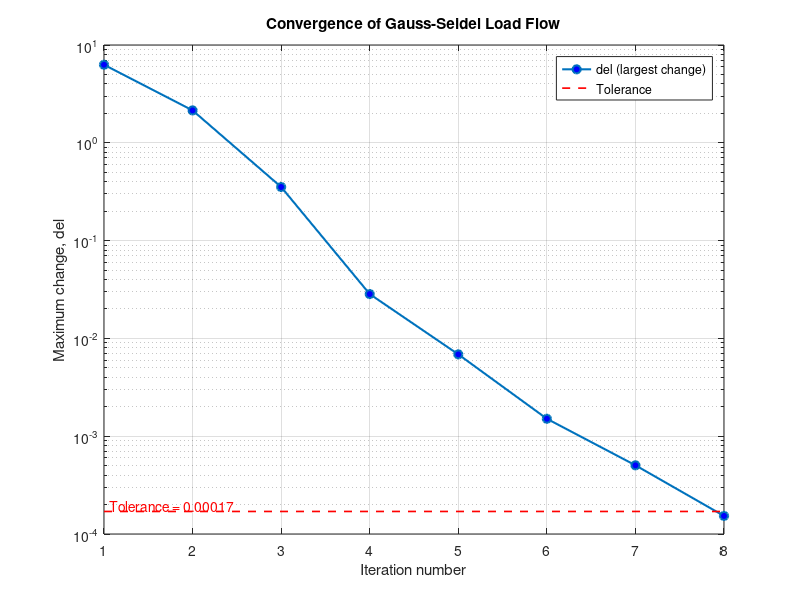
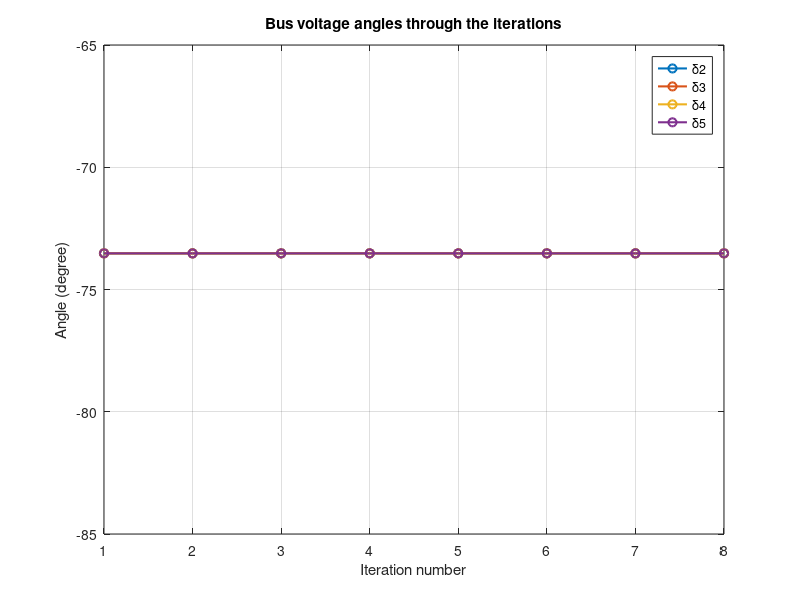

The MATLAB source for these figures, in order:
clear; clc; close all;

no_bus=input('Total no of bus is: ')

P = zeros(1,no_bus); Q = zeros(1,no_bus);
V = zeros(1,no_bus); delta = zeros(1,no_bus);

for i = 1:no_bus
 fprintf(sprintf('--- Bus %d ---\n', i));
 P(i) = input(sprintf('P(%d) in pu (type inf if unknown): ', i));
 Q(i) = input(sprintf('Q(%d) in pu (type inf if unknown): ', i));
 V(i) = input(sprintf('V(%d) in pu (type inf if unknown): ', i));
 delta(i) = input(sprintf('delta(%d) in rad (type inf if unknown): ', i));
 end


V(isinf(V)) = 1;
delta(isinf(delta)) = 0;
 Vc = V .* exp(1j*delta); 

 % Safety check:
for i = 2:no_bus
 if isinf(P(i))
 error(['Bus %d: P was entered as inf, but only the slack bus ' ...
'(bus 1) may have an unknown P. Every PV/PQ bus needs a ' ...
 'real P value -- re-run and enter the actual number.'], i);
 end
 end

isPV = isinf(Q);

 %% YBus formation 
Y = zeros(no_bus);
for i = 1:no_bus
 for k = i+1:no_bus
fprintf(sprintf('--- Line %d-%d (type inf,inf if no line) ---\n', i, k));
 r = input(sprintf('R(%d,%d) in pu: ', i, k));
 x = input(sprintf('X(%d,%d) in pu: ', i, k));
 y = 1/(r + 1j*x); 
 Y(i,k) = Y(i,k) - y; Y(k,i) = Y(i,k);
 Y(i,i) = Y(i,i) + y; Y(k,k) = Y(k,k) + y;
 end
 end

 % Safety check:1 line connect
for i = 1:no_bus
 if Y(i,i) == 0
 error(['Bus %d has no connecting line (Y(%d,%d)=0), so its ' ...
 'voltage equation divides by zero. Check the R/X you ' ...
 'entered for every line touching this bus.'], i, i, i);
 end
end

fprintf('\n==================== BUS ADMITTANCE MATRIX (YBus) in pu ====================\n');
fprintf('%8s', '');
for k = 1:no_bus
 fprintf('%22s', sprintf('Bus %d', k));
 end
fprintf('\n');
for i = 1:no_bus
 fprintf('  Bus %d ', i);
 for k = 1:no_bus
 fprintf('   %9.4f %+9.4fj', real(Y(i,k)), imag(Y(i,k)));
 end
 fprintf('\n');
 end
fprintf('=============================================================================\n');
 Ybus = Y 

 %% iteration counter
iter = 0;
del_hist = [];
delta_hist = [];

 %% Gauss-Seidel sweep
del = 1;
while del >= 0.000170
 iter = iter + 1;
 del = 0;
 for i = 2:no_bus
 sum_term = Y(i,:)*Vc.' - Y(i,i)*Vc(i); 

 if isPV(i) 
 Q_new = -imag( conj(Vc(i)) * (Y(i,:)*Vc.') );
 V_new = ( (P(i) - 1j*Q_new)/conj(Vc(i)) - sum_term ) / Y(i,i);
 delta_new = angle(V_new);
 del = max([del, abs(delta_new - delta(i))]);
 delta(i) = delta_new; 
 Q(i) = Q_new;
 else % (PQ bus)
 V_new = ( (P(i) - 1j*Q(i))/conj(Vc(i)) - sum_term ) / Y(i,i);
 V_mag_new = abs(V_new);
 delta_new = angle(V_new);
 del = max([del, abs(V_mag_new - V(i)), abs(delta_new - delta(i))]);
 V(i) = V_mag_new;
 delta(i) = delta_new;
 end
 Vc(i) = V(i) * exp(1j*delta(i)); 
 if ~isfinite(V(i)) || ~isfinite(delta(i))
 error(['Divergence at bus %d, iteration %d (value became ' ...
 'NaN/Inf). Double check the R/X and P/Q/V/delta you ' ...
 'entered -- a stray inf in the wrong field is the ' ...
'usual cause.'], i, iter);
 end
 end
 % iteration's result save
 del_hist(iter) = del;
 delta_hist(iter,:) = delta*180/pi;
 end

 %% slack bus eqn
S1 = Vc(1) * conj( Y(1,:)*Vc.' );
P(1) = real(S1);
Q(1) = imag(S1);
fid = fopen('load_flow_result.txt', 'w');
fprintf(fid, 'GAUSS-SEIDEL LOAD FLOW RESULT\n');
fprintf(fid, 'Result found at iteration number: %d\n\n', iter);

fprintf(fid, 'BUS ADMITTANCE MATRIX (YBus) in pu\n');
for i = 1:no_bus
 for k = 1:no_bus
 fprintf(fid, '%9.4f %+9.4fj   ', real(Y(i,k)), imag(Y(i,k)));
 end
 fprintf(fid, '\n');
 end
fprintf(fid, '\n');

 fprintf(fid, 'Bus V(pu) Angle(deg) P(pu) Q(pu)\n');
for i = 1:no_bus
 fprintf(fid, '%3d %8.4f %10.4f %9.4f %9.4f\n', ...
 i, V(i), delta(i)*180/pi, P(i), Q(i));
 end

 fprintf(fid, '\nLINE FLOWS S(i,j) = P(i,j) + jQ(i,j) (pu)\n');
for i = 1:no_bus
 for k = i+1:no_bus
 if Y(i,k) ~= 0
 y_ik = -Y(i,k);
 Sik = Vc(i) * conj( (Vc(i)-Vc(k)) * y_ik );
 Ski = Vc(k) * conj( (Vc(k)-Vc(i)) * y_ik );
 fprintf(fid, '%d -> %d : %9.4f + j%9.4f\n', i, k, real(Sik), imag(Sik));
 fprintf(fid, '%d -> %d : %9.4f + j%9.4f\n', k, i, real(Ski), imag(Ski));
 end
 end
 end

fprintf(fid, '\nITERATION HISTORY (angles in degree)\n');
fprintf(fid, 'Iter');
for i = 2:no_bus
 fprintf(fid, '   delta%d(deg)', i);
 end
fprintf(fid, '   max change (del)\n');
for n = 1:iter
 fprintf(fid, '%3d ', n);
 for i = 2:no_bus
 fprintf(fid, '%14.4f', delta_hist(n,i));
 end
 fprintf(fid, '%18.6f\n', del_hist(n));
 end
fclose(fid);

 fprintf('\nConverged at iteration %d. Results saved to load_flow_result.txt\n', iter);

 %% Convergence graph 
figure;
semilogy(1:iter, del_hist, '-o', 'LineWidth', 1.5, 'MarkerFaceColor', 'b');
hold on;
plot([1 iter], [0.000170 0.000170], 'r--', 'LineWidth', 1.2);
text(1, 0.000170, '  Tolerance = 0.00017', 'Color', 'r', 'VerticalAlignment', 'bottom');
hold off;
grid on;
xlabel('Iteration number');
ylabel('Maximum change, del');
legend('del (largest change)', 'Tolerance', 'Location', 'northeast');
title('Convergence of Gauss-Seidel Load Flow');
set(gca, 'XTick', 1:iter);

 %%  Bus voltage angles vs iterations
figure;
plot(1:iter, delta_hist(:,2:no_bus), '-o', 'LineWidth', 1.5);
grid on;
xlabel('Iteration number');
ylabel('Angle (degree)');
title('Bus voltage angles through the iterations');
legend(arrayfun(@(k) sprintf('\\delta%d', k), 2:no_bus, 'UniformOutput', false), 'Location', 'best');
set(gca, 'XTick', 1:iter);
